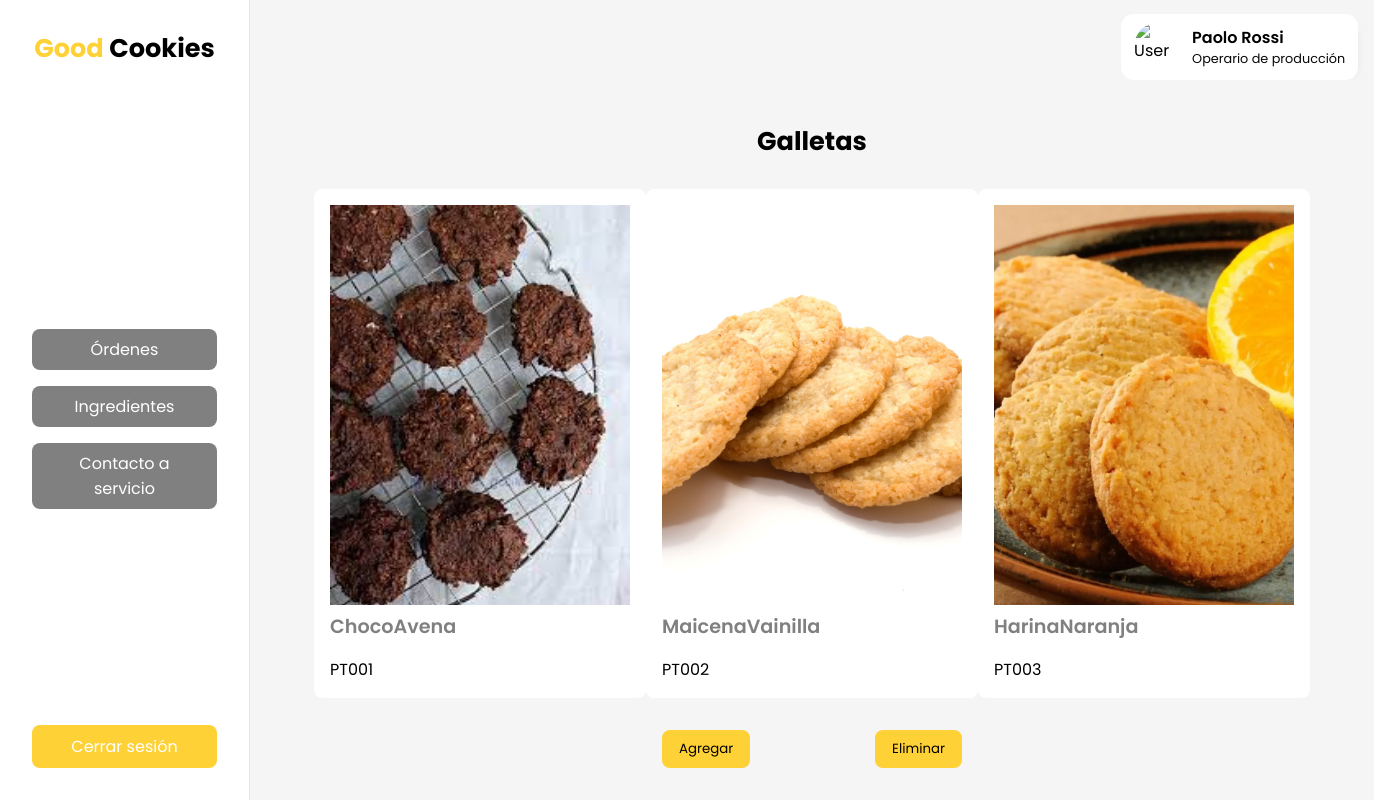
Page /galletas.php (signed in) on the committed database.
### tables this page shows
CREATE TABLE `menuxrol` (
  `cod` int(11) NOT NULL,
  `rol` varchar(50) NOT NULL,
  `menu` varchar(50) NOT NULL,
  `href` varchar(50) NOT NULL
);

CREATE TABLE `producto` (
  `cod` int(11) NOT NULL,
  `nombre` varchar(50) NOT NULL,
  `unidad` varchar(50) NOT NULL,
  `image` varchar(50) NOT NULL
);

### galletas.php (called while the page is built, shortened)
<?php
  include('layouts/dashboard.php');
?>

### views/_galletas.php (the view)
<?php
    $enlace = mysqli_connect("localhost","root","","GoodCookies");
    $sentencia_galletas = "select * from producto;";
    $resultado_galletas = mysqli_query($enlace, $sentencia_galletas);
?>
<h1>Galletas</h1>
<section>
    <div class="galletas">
        <?php
            while ($row_galleta = $resultado_galletas->fetch_row()) {
                echo "<a href='ingredientes-producto.php?codProducto=".$row_galleta[0]."'>";
                    echo "<article>";
                        echo "<img src='images/".$row_galleta[3]."' />";
                        echo "<h2>".$row_galleta[1]."</h2>";
                        echo "<p>PT00".$row_galleta[0]."</p>";
                    echo "</article>";
                echo "</a>";
            }
        ?>
    </div>
    <div class="buttons_container">
        <button>Agregar</button>
        <button>Eliminar</button>
    </div>
</section>

### layouts/dashboard.php (shortened to what this page needs)
<?php
    $rol = $_SESSION["rol"];
    $enlace = mysqli_connect("localhost","root","","GoodCookies");
    $sentencia = "select * from menuxrol where rol='$rol';";
    $resultado_menu = mysqli_query($enlace, $sentencia);
?>
<!DOCTYPE html>
<html>
  <head>
    <link rel="stylesheet" href="styles/main.css" />
    <link rel="stylesheet" href="styles/dashboard.css" />
  </head>
  <body>
    <section id="dashboard">
      <nav>
        <h1>
          <a href="index.html">
            <span>Good</span> Cookies
          </a>
        </h1>
        <menu>
          <ul>
            <?php
            $currentMenu = explode(".php", explode("/", $_SERVER['REQUEST_URI'])[1])[0];
            while ($row_menu = $resultado_menu->fetch_row()) {
                if ($row_menu[3] == $currentMenu) {
                    echo "<li class='active'><a href='$row_menu[3].php'>$row_menu[2]</a></li>";
                } else {
                    echo "<li><a href='$row_menu[3].php'>$row_menu[2]</a></li>";
                }
            }
            ?>
          </ul>
          <div class="menu-buttons">
            <a href="functions/logout.php" class="logout">Cerrar sesión</a>
          </div>
        </menu>
      </nav>
      <div class="dashboard_right">
        <header>
          <a href="perfil.php">
            <div class="user_profile_card">
              <img
                src="https://res.cloudinary.com/paolorossi/image/upload/v1652998240/spotiparty/user_placeholder_zpoic6.png"
                alt="User Image"
                width="50"
                height="50"
              />
              <div>
                <?php
                    echo "<p>".$_SESSION["displayName"]."</p>";
                    echo "<span>".$_SESSION["rol"]."</span>";
                ?>
              </div>
            </div>
          </a>
        </header>
        <main><?php include($childView); ?></main>
      </div>
    </section>
  </body>
</html>

### styles/main.css (style rules this page uses)
:root { --primary: #fed136; --secondary: #ce793c; }
* { margin: 0; padding: 0; box-sizing: border-box; font-family: 'Poppins', sans-serif; }
button { cursor: pointer; padding: 0.5rem 1rem; border-radius: 0.5rem; border: 1px solid transparent; background-color: var(--primary); }
a { color: #000; text-decoration: none; }
ul { list-style: none; }
.buttons_container { display: flex; padding: 2rem 0; justify-content: space-between; max-width: 300px; margin: 0 auto; }
.galletas { display: flex; justify-content: space-between; margin: 0 2rem; }
.galletas article { padding: 1rem; border-radius: 0.5rem; background-color: white; }
.galletas img { width: 300px; height: 400px; object-fit: cover; }

### styles/dashboard.css (style rules this page uses)
#dashboard { display: flex; flex-direction: row; height: 100vh; }
#dashboard nav { display: flex; flex-direction: column; width: 20%; min-width: 240px; max-width: 320px; background-color: white; border-right: rgba(0, 0, 0, 0.1) 1px solid; }
#dashboard menu { flex: 1; gap: 1rem; padding: 2rem; display: flex; flex-direction: column; }
#dashboard menu ul { flex: 1; display: flex; flex-direction: column; justify-content: center; gap: 1rem; }
#dashboard menu li { display: flex; cursor: pointer; text-align: center; border-radius: 0.5rem; background-color: gray; }
#dashboard menu li a { width: 100%; color: white; padding: 0.5rem 1rem; }
#dashboard header { height: 6rem; background-color: whitesmoke; display: flex; justify-content: end; align-items: center; padding: 0 1rem; }
#dashboard main { flex: 1; display: flex; flex-direction: column; padding: 0 2rem; background-color: whitesmoke; }
#dashboard h1 { text-align: center; font-size: 1.6rem; font-weight: 700; height: 6rem; display: flex; align-items: center; justify-content: center; }
#dashboard h1 span { color: var(--primary); }
#dashboard main h2 { font-size: 1.2rem; font-weight: 600; margin-bottom: 1rem; color: gray; }
.dashboard_right { flex: 1; display: flex; flex-direction: column; }
.menu-buttons { display: flex; flex-direction: column; gap: 1rem; }
.logout { padding: 0.5rem 1rem; border-radius: 0.5rem; border: 1px solid transparent; background-color: var(--primary); color: white; text-align: center; }
.user_profile_card { display: flex; align-items: center; justify-content: center; padding: 0.5rem 0.8rem; border-radius: 0.8rem; background-color: white; box-shadow: 10px 5px 10px -12px rgba(0, 0, 0, 0.1); }
.user_profile_card div { display: flex; flex-direction: column; }
.user_profile_card img { border-radius: 50%; margin-right: 0.5rem; }
.user_profile_card p { font-weight: 600; }
.user_profile_card span { color: #080808; font-size: 0.8rem; }

### rows in the picture
menuxrol: menu "Órdenes"
menuxrol: menu "Ingredientes"
menuxrol: menu "Contacto a servicio"
producto: image (picture), nombre "ChocoAvena", cod "1"
producto: image (picture), nombre "MaicenaVainilla", cod "2"
producto: image (picture), nombre "HarinaNaranja", cod "3"

### other values in the picture
$_SESSION["displayName"] "Paolo Rossi"
$_SESSION["rol"] "Operario de producción"
